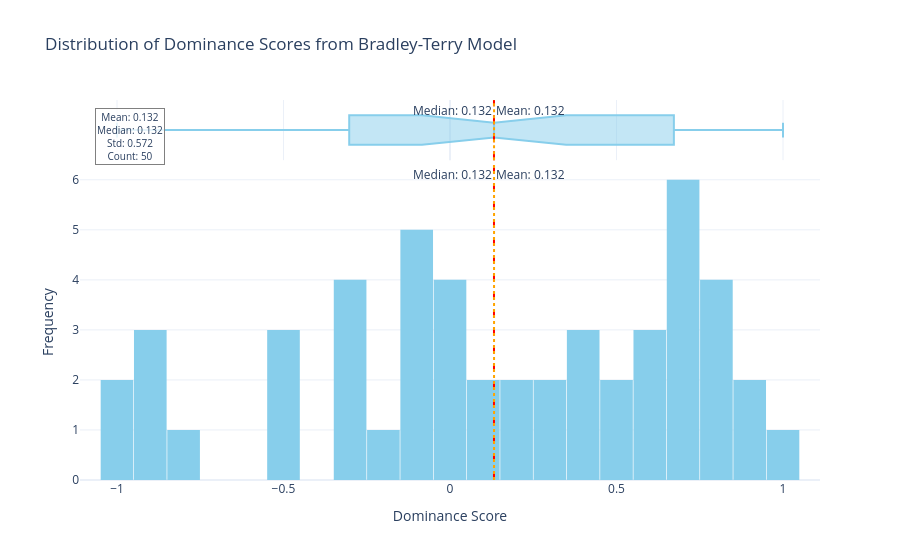

The cell this chart's notebook holds for it:
### Code cell
p.plot_score_distribution()

### Figure 1 — Plotly figure (JSON) as saved in the notebook; plotly's stock layout.template omitted (floating-point values rounded to 4 significant figures)
{"data": [{"bingroup": "x", "hovertemplate": "<b>Dominance Score</b>: %{x}<br><b>Count</b>: %{y}<extra></extra>", "legendgroup": "", "marker": {"color": "skyblue", "pattern": {"shape": ""}}, "name": "", "nbinsx": 30, "orientation": "v", "showlegend": false, "type": "histogram", "x": [0.7448, -0.5112, -0.07034, -0.8669, 0.323, 0.828, -0.1147, 0.3505, 0.2181, -1.0, -0.3475, 0.021, 0.9286, 0.06058, -0.3036, 0.5982, -0.1043, -0.2168, 0.7408, -0.5177, 0.0412, 0.7166, 0.6723, -0.7784, 0.7066, -0.1366, 0.3587, -0.3027, 0.4913, -0.8702, 0.1988, 0.7083, -0.542, 0.03351, 0.3462, -0.01863, 1.0, 0.6097, -0.8852, -0.9868, -0.08716, 0.7548, 0.8169, 0.5971, 0.5288, -0.3288, 0.9223, 0.3938, 0.8165, 0.06578], "xaxis": "x", "yaxis": "y"}, {"hovertemplate": "<b>Dominance Score</b>: %{x}<br><b>Count</b>: %{y}<extra></extra>", "legendgroup": "", "marker": {"color": "skyblue"}, "name": "", "notched": true, "showlegend": false, "type": "box", "x": [0.7448, -0.5112, -0.07034, -0.8669, 0.323, 0.828, -0.1147, 0.3505, 0.2181, -1.0, -0.3475, 0.021, 0.9286, 0.06058, -0.3036, 0.5982, -0.1043, -0.2168, 0.7408, -0.5177, 0.0412, 0.7166, 0.6723, -0.7784, 0.7066, -0.1366, 0.3587, -0.3027, 0.4913, -0.8702, 0.1988, 0.7083, -0.542, 0.03351, 0.3462, -0.01863, 1.0, 0.6097, -0.8852, -0.9868, -0.08716, 0.7548, 0.8169, 0.5971, 0.5288, -0.3288, 0.9223, 0.3938, 0.8165, 0.06578], "xaxis": "x2", "yaxis": "y2"}], "layout": {"annotations": [{"showarrow": false, "text": "Mean: 0.132", "x": 0.1321, "xanchor": "left", "xref": "x", "y": 1, "yanchor": "top", "yref": "y domain"}, {"showarrow": false, "text": "Mean: 0.132", "x": 0.1321, "xanchor": "left", "xref": "x2", "y": 1, "yanchor": "top", "yref": "y2 domain"}, {"showarrow": false, "text": "Median: 0.132", "x": 0.1323, "xanchor": "right", "xref": "x", "y": 1, "yanchor": "top", "yref": "y domain"}, {"showarrow": false, "text": "Median: 0.132", "x": 0.1323, "xanchor": "right", "xref": "x2", "y": 1, "yanchor": "top", "yref": "y2 domain"}, {"bgcolor": "rgba(255,255,255,0.8)", "bordercolor": "gray", "borderwidth": 1, "font": {"size": 10}, "showarrow": false, "text": "Mean: 0.132<br>Median: 0.132<br>Std: 0.572<br>Count: 50", "x": 0.02, "xanchor": "left", "xref": "paper", "y": 0.98, "yanchor": "top", "yref": "paper"}], "bargap": 0.02, "barmode": "relative", "hovermode": "x unified", "legend": {"tracegroupgap": 0}, "shapes": [{"line": {"color": "red", "dash": "dash"}, "type": "line", "x0": 0.1321, "x1": 0.1321, "xref": "x", "y0": 0, "y1": 1, "yref": "y domain"}, {"line": {"color": "red", "dash": "dash"}, "type": "line", "x0": 0.1321, "x1": 0.1321, "xref": "x2", "y0": 0, "y1": 1, "yref": "y2 domain"}, {"line": {"color": "orange", "dash": "dot"}, "type": "line", "x0": 0.1323, "x1": 0.1323, "xref": "x", "y0": 0, "y1": 1, "yref": "y domain"}, {"line": {"color": "orange", "dash": "dot"}, "type": "line", "x0": 0.1323, "x1": 0.1323, "xref": "x2", "y0": 0, "y1": 1, "yref": "y2 domain"}], "showlegend": false, "title": {"text": "Distribution of Dominance Scores from Bradley-Terry Model"}, "xaxis": {"anchor": "y", "domain": [0, 1], "title": {"text": "Dominance Score"}}, "xaxis2": {"anchor": "y2", "domain": [0, 1], "matches": "x", "showgrid": true, "showticklabels": false}, "yaxis": {"anchor": "x", "domain": [0, 0.8316], "title": {"text": "Frequency"}}, "yaxis2": {"anchor": "x2", "domain": [0.8416, 1], "matches": "y2", "showgrid": false, "showline": false, "showticklabels": false, "ticks": ""}}}
